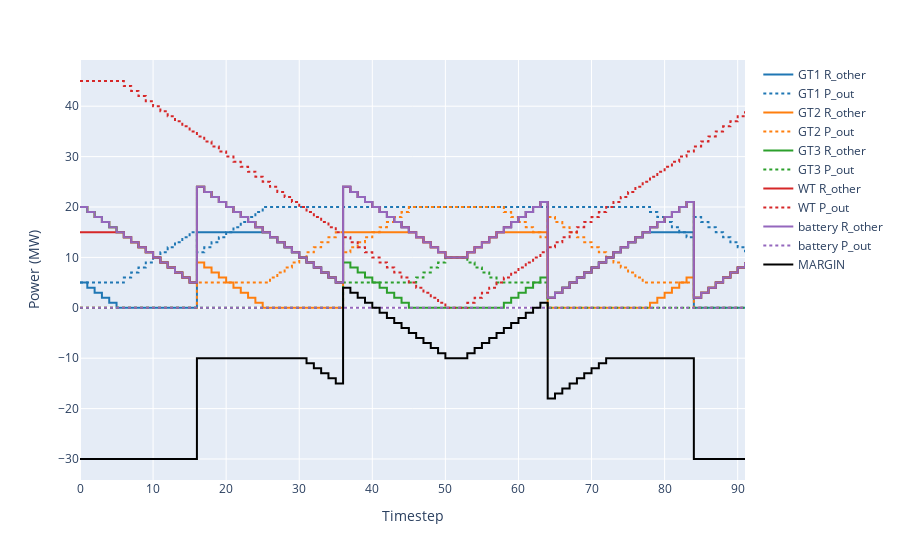

Notebook code for this chart:
### Code cell
plots.plot_el_backup(res,show_margin=True)
